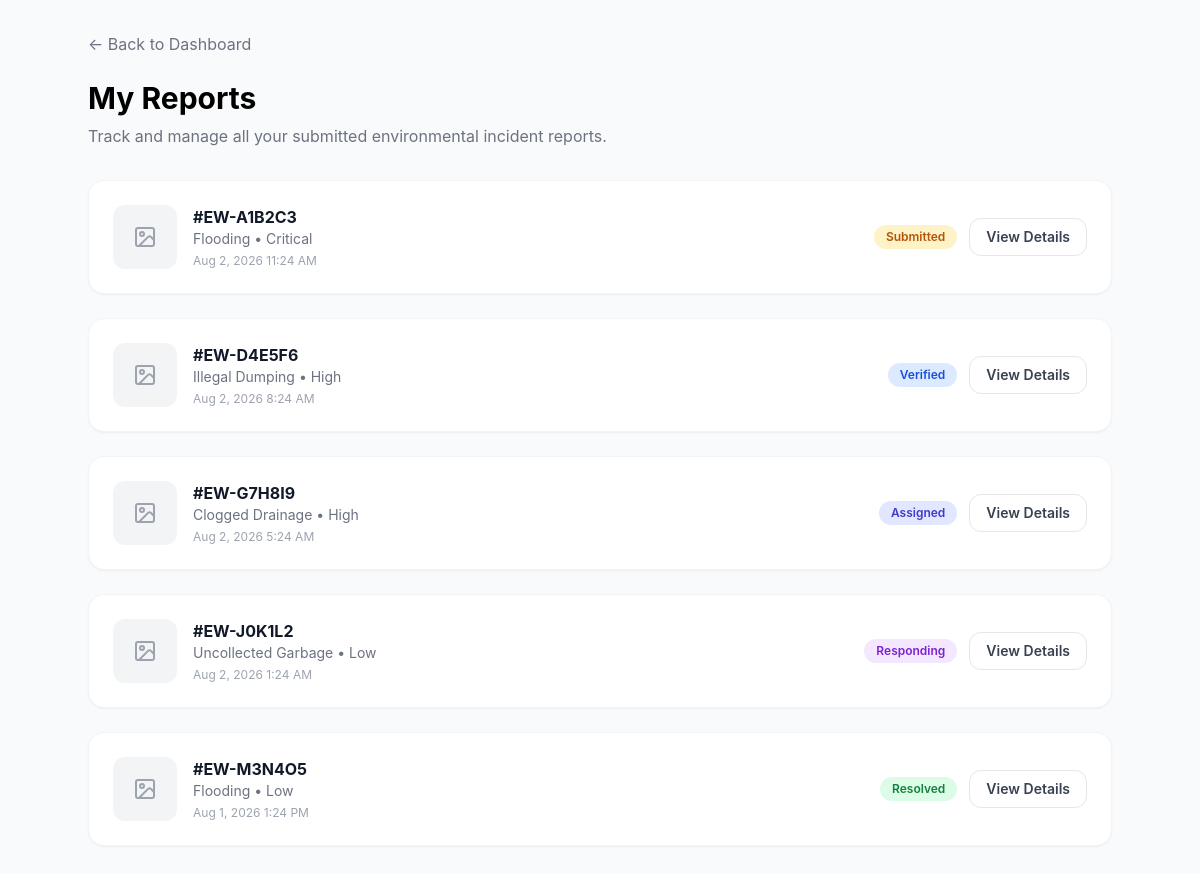
Before: /my_reports.php (signed in) with the older database file.
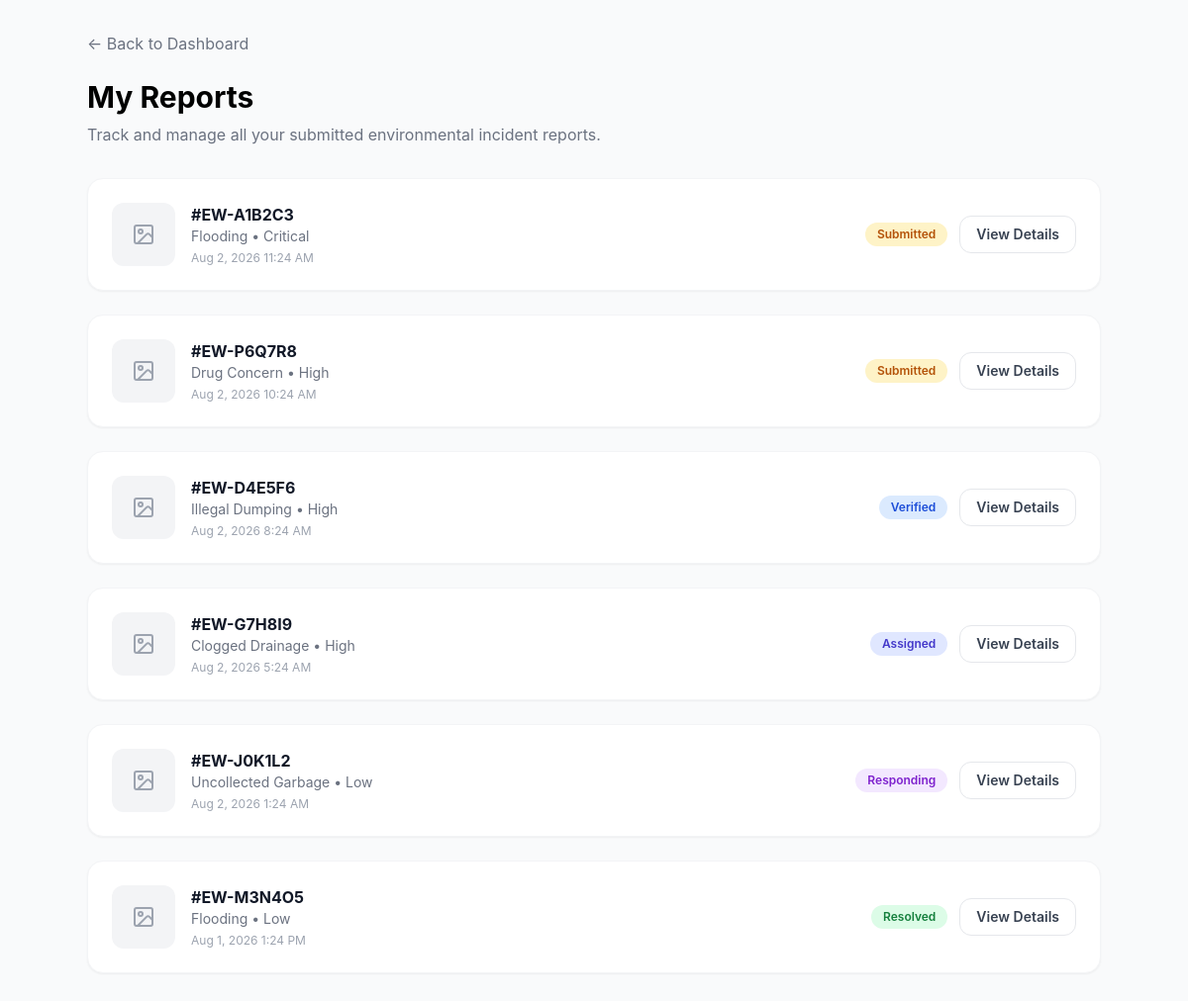
After: the same page with the newer database file.
### tables this page shows
CREATE TABLE environmental_reports (
    id INT AUTO_INCREMENT PRIMARY KEY,
    user_id INT NOT NULL,
    tracking_token VARCHAR(9) NOT NULL UNIQUE,
    category VARCHAR(50) NOT NULL,
    severity VARCHAR(20) DEFAULT 'low',
    barangay VARCHAR(100) NOT NULL,
    address TEXT NOT NULL,
    description TEXT,
    status VARCHAR(20) DEFAULT 'submitted',
    photo_path VARCHAR(255),
    created_at TIMESTAMP DEFAULT CURRENT_TIMESTAMP,
    updated_at TIMESTAMP DEFAULT CURRENT_TIMESTAMP,
    FOREIGN KEY (user_id) REFERENCES users(id)
);

### my_reports.php (the view, shortened to what this page needs)
<?php
require_once __DIR__ . '/db_connection.php';
$userId = $_SESSION['user_id'];
try {
    $reportsStmt = $pdo->prepare('SELECT id, tracking_token, category, severity, status, created_at, photo_path, address, description, barangay FROM environmental_reports WHERE user_id = :user_id ORDER BY created_at DESC');
    $reportsStmt->execute([':user_id' => $userId]);
    $reports = $reportsStmt->fetchAll(PDO::FETCH_ASSOC);
} catch (Exception $e) {
    error_log('My Reports query error: ' . $e->getMessage());
    $reports = [];
}
?>
<!DOCTYPE html>
<html lang="en">
<head>
    <script src="https://cdn.tailwindcss.com"></script>
</head>
<body class="bg-gray-50 min-h-screen p-8">
    <main class="max-w-5xl mx-auto">
        <a href="<?php echo BASE_URL; ?>/dashboard.php" class="text-gray-500 hover:text-indigo-600 mb-6 inline-block">← Back to Dashboard</a>
        <h1 class="text-3xl font-bold mb-2">My Reports</h1>
        <p class="text-gray-500 mb-8">Track and manage all your submitted environmental incident reports.</p>
        <?php if (empty($reports)): ?>
            <div class="bg-white p-12 rounded-2xl text-center border border-gray-100">
                <p class="text-gray-400 mb-4">You haven't submitted any reports yet.</p>
                <a href="<?php echo BASE_URL; ?>/submit_report.php" class="bg-[#3B49DF] text-white px-6 py-2 rounded-xl font-semibold hover:bg-[#2D39B5] transition shadow-lg">Submit Your First Report</a>
            </div>
        <?php else: ?>
            <div class="space-y-6">
                <?php foreach ($reports as $report): ?>
                    <?php
                        $statusLabel = ucwords(str_replace('_', ' ', $report['status']));
                        $badgeClass = 'bg-gray-100 text-gray-700';
                        if ($report['status'] === 'submitted') $badgeClass = 'bg-amber-100 text-amber-700';
                        if ($report['status'] === 'verified') $badgeClass = 'bg-blue-100 text-blue-700';
                        if ($report['status'] === 'assigned') $badgeClass = 'bg-indigo-100 text-indigo-700';
                        if ($report['status'] === 'responding') $badgeClass = 'bg-purple-100 text-purple-700';
                        if ($report['status'] === 'resolved') $badgeClass = 'bg-green-100 text-green-700';
                    ?>
                    <div class="bg-white p-6 rounded-2xl border border-gray-100 shadow-sm hover:shadow-md transition-all">
                        <div class="flex flex-col md:flex-row md:items-center justify-between gap-4">
                            <div class="flex items-start gap-4">
                                <?php if ($report['photo_path']): ?>
                                    <img src="<?php echo htmlspecialchars($report['photo_path']); ?>" class="w-16 h-16 object-cover rounded-xl border border-gray-200" alt="Report photo">
                                <?php else: ?>
                                    <div class="w-16 h-16 bg-gray-100 rounded-xl flex items-center justify-center text-gray-400">
                                    </div>
                                <?php endif; ?>
                                <div>
                                    <h3 class="font-bold text-gray-900">#<?php echo htmlspecialchars($report['tracking_token']); ?></h3>
                                    <p class="text-sm text-gray-500 capitalize"><?php echo htmlspecialchars(str_replace('_', ' ', $report['category'])); ?> • <?php echo htmlspecialchars($report['severity']); ?></p>
                                    <p class="text-xs text-gray-400 mt-1"><?php echo date("M j, Y g:i A", strtotime($report['created_at'])); ?></p>
                                </div>
                            </div>
                            <div class="flex items-center gap-3">
                                <span class="px-3 py-1 rounded-full text-xs font-semibold <?php echo $badgeClass; ?>"><?php echo $statusLabel; ?></span>
                                <button onclick="openReportDetail(<?php echo (int)$report['id']; ?>)" class="bg-white border border-gray-200 text-gray-700 px-4 py-2 rounded-xl font-semibold hover:bg-gray-50 transition text-sm">View Details</button>
                            </div>
                        </div>
                    </div>
                <?php endforeach; ?>
            </div>
        <?php endif; ?>
    </main>
</body>
</html>

Changed rows visible on the page:
added environmental_reports: tracking_token "EW-P6Q7R8", category "Drug Concern", severity "High", created_at "Aug 2, 2026 10:24 AM", status "Submitted"
